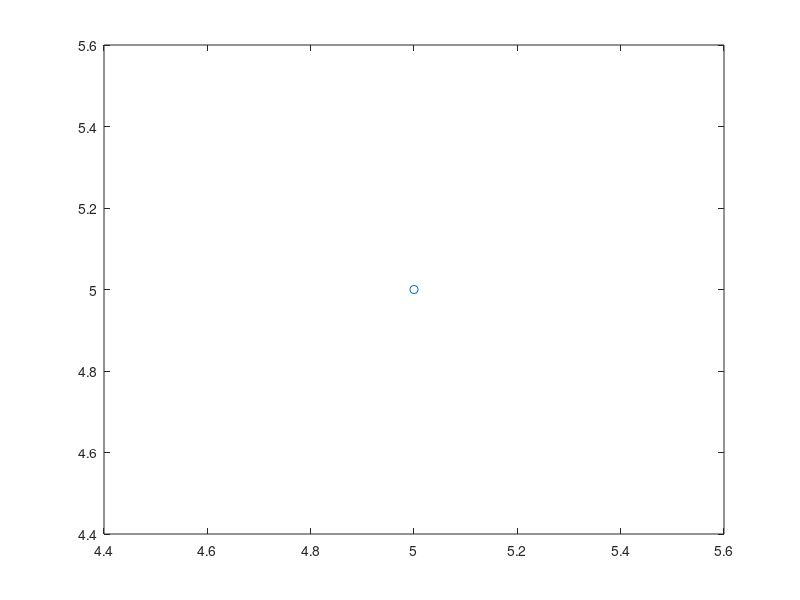

MATLAB code for this plot:
disp(' ')
disp 'REMINDERS:'
disp '-Enter the data respectively.'
disp '-Always start and end with bracket when filling up arrays.'
disp (' ')
x0 = input('Please enter the values for x:   ');
y0 = input('Please enter the values for y:   ');

X1 = [ones(length(x0),1)  x0'];
b = X1\y0';
disp 'The linear equation for this  is:'
disp(' ')
disp ({'y =',num2str(b(1)),'+',num2str(b(2)),'x'})
disp(' ')
y = b(1) + x0*b(2)

plot(x0,y0,'o')
hold on
plot(x0,y,'--r')
